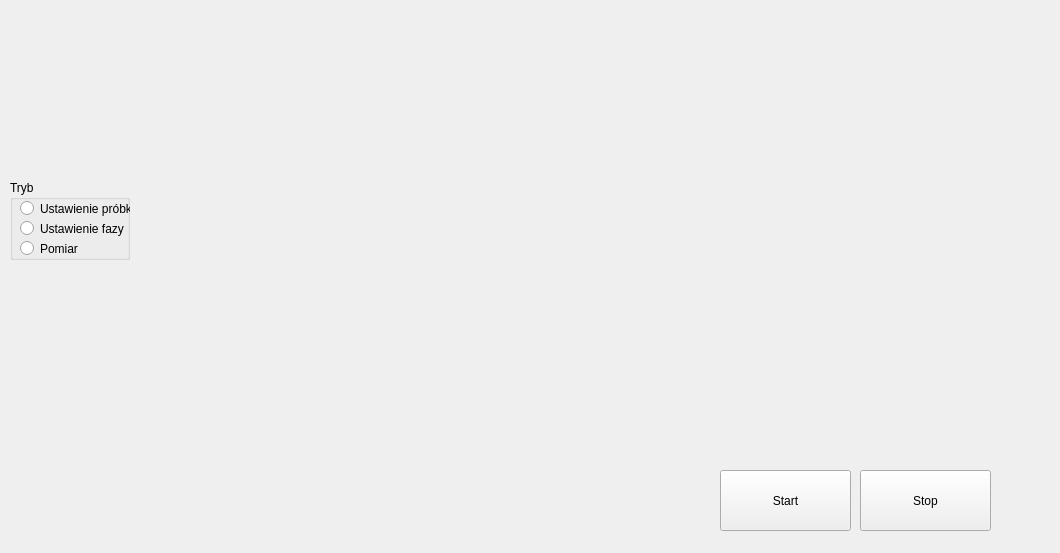
<?xml version="1.0" encoding="UTF-8"?>
<ui version="4.0">
 <class>Form</class>
 <widget class="QWidget" name="Form">
  <property name="geometry">
   <rect>
    <x>0</x>
    <y>0</y>
    <width>1060</width>
    <height>553</height>
   </rect>
  </property>
  <property name="windowTitle">
   <string>Form</string>
  </property>
  <widget class="PlotWidget" name="plotWidget" native="true">
   <property name="geometry">
    <rect>
     <x>140</x>
     <y>10</y>
     <width>891</width>
     <height>431</height>
    </rect>
   </property>
   <property name="minimumSize">
    <size>
     <width>90</width>
     <height>20</height>
    </size>
   </property>
  </widget>
  <widget class="QPushButton" name="startButton">
   <property name="geometry">
    <rect>
     <x>720</x>
     <y>470</y>
     <width>131</width>
     <height>61</height>
    </rect>
   </property>
   <property name="minimumSize">
    <size>
     <width>90</width>
     <height>20</height>
    </size>
   </property>
   <property name="text">
    <string>Start</string>
   </property>
  </widget>
  <widget class="QLabel" name="yValue">
   <property name="geometry">
    <rect>
     <x>570</x>
     <y>500</y>
     <width>81</width>
     <height>31</height>
    </rect>
   </property>
   <property name="text">
    <string/>
   </property>
  </widget>
  <widget class="QPushButton" name="stopButton">
   <property name="geometry">
    <rect>
     <x>860</x>
     <y>470</y>
     <width>131</width>
     <height>61</height>
    </rect>
   </property>
   <property name="minimumSize">
    <size>
     <width>90</width>
     <height>20</height>
    </size>
   </property>
   <property name="text">
    <string>Stop</string>
   </property>
  </widget>
  <widget class="QGroupBox" name="groupBox">
   <property name="geometry">
    <rect>
     <x>10</x>
     <y>180</y>
     <width>120</width>
     <height>80</height>
    </rect>
   </property>
   <property name="title">
    <string>Tryb</string>
   </property>
   <widget class="QRadioButton" name="measurement">
    <property name="geometry">
     <rect>
      <x>10</x>
      <y>60</y>
      <width>121</width>
      <height>17</height>
     </rect>
    </property>
    <property name="text">
     <string>Pomiar</string>
    </property>
   </widget>
   <widget class="QRadioButton" name="phaseSetting">
    <property name="geometry">
     <rect>
      <x>10</x>
      <y>40</y>
      <width>121</width>
      <height>17</height>
     </rect>
    </property>
    <property name="text">
     <string>Ustawienie fazy</string>
    </property>
   </widget>
   <widget class="QRadioButton" name="sampleSetting">
    <property name="geometry">
     <rect>
      <x>10</x>
      <y>20</y>
      <width>121</width>
      <height>17</height>
     </rect>
    </property>
    <property name="text">
     <string>Ustawienie próbki</string>
    </property>
   </widget>
  </widget>
  <widget class="QLabel" name="xValue">
   <property name="geometry">
    <rect>
     <x>450</x>
     <y>500</y>
     <width>81</width>
     <height>31</height>
    </rect>
   </property>
   <property name="text">
    <string/>
   </property>
  </widget>
  <widget class="QLabel" name="xLabel">
   <property name="geometry">
    <rect>
     <x>450</x>
     <y>480</y>
     <width>81</width>
     <height>31</height>
    </rect>
   </property>
   <property name="text">
    <string/>
   </property>
  </widget>
  <widget class="QLabel" name="yLabel">
   <property name="geometry">
    <rect>
     <x>570</x>
     <y>480</y>
     <width>81</width>
     <height>31</height>
    </rect>
   </property>
   <property name="text">
    <string/>
   </property>
  </widget>
 </widget>
 <customwidgets>
  <customwidget>
   <class>PlotWidget</class>
   <extends>QWidget</extends>
   <header>pyqtgraph</header>
   <container>1</container>
  </customwidget>
 </customwidgets>
 <resources/>
 <connections/>
</ui>
